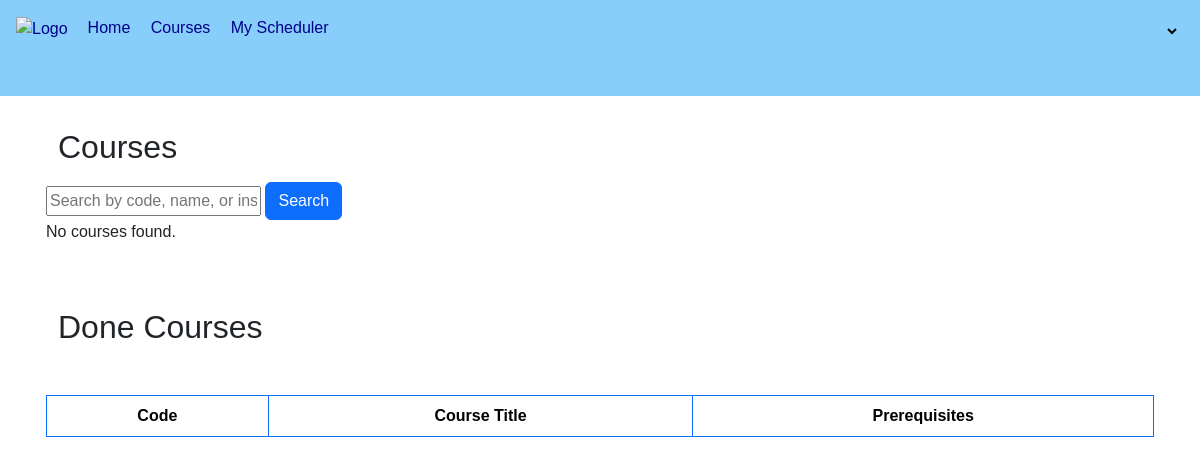
Page /courses/ on the earlier database version.
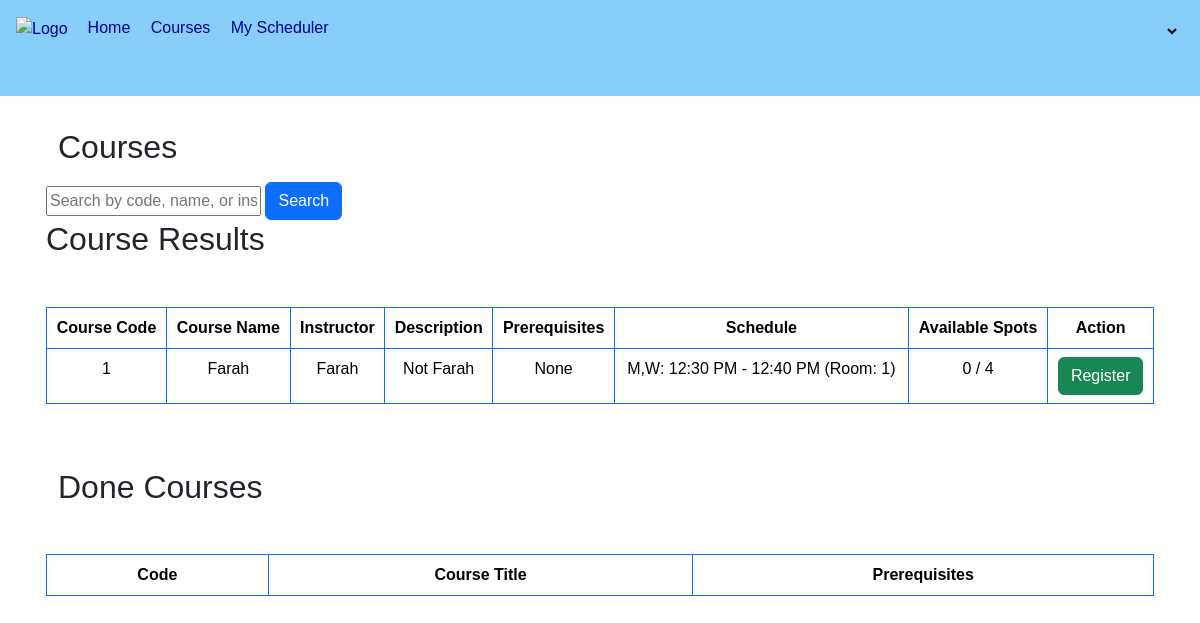
Same page on the later database version.
### courses/models.py (models this page shows, shortened)
class Course(models.Model):
    code = models.CharField(max_length=90, unique=True, primary_key=True)
    name = models.CharField(max_length=100, null=True)
    description = models.TextField(null=True)
    instructor = models.CharField(max_length=100, null=True)
    scheduled = models.ForeignKey(CourseSchedule, on_delete=models.CASCADE, related_name='courses')
    prerequisites = models.ManyToManyField('self', blank=True, symmetrical=False)
    capacity = models.IntegerField(null=True)

class CourseSchedule(models.Model):
    DAY_CHOICES = (
        ('S,T,T', 'Sunday, Tuesday, Thursday'),
        ('M,W', 'Monday, Wednesday')
    )
    days = models.CharField(max_length=50, null=True, choices=DAY_CHOICES)
    start_time = models.TimeField(null=True)
    end_time = models.TimeField(null=True)
    room_no = models.CharField(max_length=10, null=True)

### courses/views.py (the view)
# urls.py: path("",include("courses.urls")),
def courses(request):
    query = request.GET.get('search_query', '')
    courses = Course.objects.filter(
    Q(code__icontains=query) |
    Q(name__icontains=query) |
    Q(instructor__icontains=query)
)
    student = None
    registered_courses = set()
    completed_courses = []
    if 'student_id' in request.session:
        student = Student.objects.get(id=request.session['student_id'])
        registered_courses = set(StudentRegistration.objects.filter(student=student).values_list('course__code', flat=True))
        completed_courses = StudentRegistration.objects.filter(student=student, completed=True)
    course_data = []
    for course in courses:
        prerequisites_met = all(StudentRegistration.objects.filter(student=student, course=prerequisite).exists() for prerequisite in course.prerequisites.all())
        if prerequisites_met:
            registered_students_count = StudentRegistration.objects.filter(course=course).count()
            available_spots = course.capacity - registered_students_count
            course_data.append({
                'course': course,
                'available_spots': available_spots,
                'registered_students_count': registered_students_count,
                'is_registered': course.code in registered_courses,
            })
    context = {
        'student': student,
        'course_data': course_data,
        'query': query,
        'username': request.user.username,
        'completed_courses': completed_courses
    }
    return render(request, "courses/courses.html", context)

### courses/templates/courses/courses.html (shortened to what this page needs)
{% load static %}
<!DOCTYPE html>
<html lang="en">
<head>
    <link rel="stylesheet" href="https://cdn.jsdelivr.net/npm/bootstrap@5.3.3/dist/css/bootstrap.min.css">
    <link rel="stylesheet" href="{% static 'css/index.css' %}">
</head>
<body>
    <header>
        <nav>
            <div class="nav-content Content">
                <div class="ul-content">
                    <div class="mb-3">
                        <a href="{% url 'home' %}">
                            <img src="https://www.marefa.org/w/images/thumb/2/26/شعار_الجامعة.png/800px-شعار_الجامعة.png" width="60px" alt="logo">
                        </a>
                    </div>
                    <ul>
                        <li><a href="{% url 'home' %}" style="color: #00008b; text-decoration: none;">Home</a></li>
                        <li><a href="{% url 'courses' %}" style="color:#00008b;text-decoration: none;">Courses</a></li>
                        <li><a href="{% url 'my_courses' %}" style="color:#00008b;text-decoration: none;">My Scheduler</a></li>
                    </ul>
                </div>
                <div class="logout">
                    <select name="" style="background: none;" id="pageSelect" onchange="location = this.value;">
                        <option>{{ username }}</option>
                        <option value="{% url 'profile' %}">My Account</option>
                    </select>
                </div>
            </div>
        </nav>
    <div class="p-3 container">
        <div class="container">
            <h2 class="my-3 mb-3">Courses</h2>
        </div>
        <form method="get" action="{% url 'courses' %}">
            <input type="text" name="search_query" placeholder="Search by code, name, or instructor" value="{{ query }}">
            <button type="submit" class="btn btn-primary">Search</button>
        </form>
        {% if course_data %}
            <h2>Course Results</h2>
            <table class="table table-bordered mt-5 text-center border-primary text-capitalize">
                <thead>
                    <tr>
                        <th>Course Code</th>
                        <th>Course Name</th>
                        <th>Instructor</th>
                        <th>Description</th>
                        <th>Prerequisites</th>
                        <th>Schedule</th>
                        <th>Available Spots</th>
                        <th>Action</th>
                    </tr>
                </thead>
                <tbody>
                    {% for data in course_data %}
                        <tr>
                            <td>{{ data.course.code }}</td>
                            <td>{{ data.course.name }}</td>
                            <td>{{ data.course.instructor }}</td>
                            <td>{{ data.course.description }}</td>
                            <td>
                                {% if data.course.prerequisites.exists %}
                                    {{ data.course.prerequisites.all|join:", " }}
                                {% else %}
                                    None
                                {% endif %}
                            </td>
                            <td>
                                {% if data.course.scheduled %}
                                    {{ data.course.scheduled.days }}: {{ data.course.scheduled.start_time|date:"g:i A" }} - {{ data.course.scheduled.end_time|date:"g:i A" }} (Room: {{ data.course.scheduled.room_no }})
                                {% else %}
                                    No Schedule
                                {% endif %}
                            </td>
                            <td>{{ data.registered_students_count }} / {{ data.course.capacity }}</td>
                            <td>
                                {% if data.is_registered %}
                                    <form method="post" action="{% url 'delete_course' data.course.code %}">
                                        {% csrf_token %}
                                        <button type="submit" class="btn btn-danger">Unregister</button>
                                    </form>
                                {% else %}
                                    <form method="post" action="{% url 'register_course' data.course.code %}">
                                        <button type="submit" class="btn btn-success">Register</button>
                                    </form>
                                {% endif %}
                            </td>
                        </tr>
                    {% endfor %}
                </tbody>
            </table>
        {% else %}
            <p>No courses found.</p>
        {% endif %}
    </div>
    <div class="p-3 container">
        <div class="container">
            <h2 class="my-3 mb-3">Done Courses</h2>
        </div>
        <table class="table table-bordered mt-5 text-center border-primary text-capitalize">
            <thead>
                <tr>
                    <th scope="col">Code</th>
                    <th scope="col">Course Title</th>
                    <th scope="col">Prerequisites</th>
                </tr>
            </thead>
        </table>
    </div>
</header>
</body>
</html>

### static/css/index.css (style rules this page uses)
body { font-family: Arial, sans-serif; margin: 0; padding: 0; }
a { text-decoration: none; text-transform: capitalize; color:#00008b ; }
button { background-color: lightskyblue; padding: 10px; text-decoration: capitalize; }
header { height: 100vh; }
nav { height: 12vh; background-color: lightskyblue; }
.nav-content { display: flex; align-items: center; justify-content: space-between; }
.ul-content { display: flex; align-items: center; padding: 1rem; color: #fff; }
.logout { margin-right: 20px; }
nav ul { list-style-type: none; margin-left: 20px; padding: 0; }
nav ul li { display: inline; margin-right: 1rem; left: 10%; }
.logout select { border: none; margin-bottom: 10px; padding: 20px; }
.logout select option { padding: 30px; font-size: large; height: 20px; }

Differences in the rows shown:
added Course: course.code "1", course.name "Farah", course.instructor "Farah", course.description "Not Farah", shows "None", course.scheduled.days "M,W", course.scheduled.start_time "12:30 PM", course.scheduled.end_time "12:40 PM", course.scheduled.room_no "1", registered_students_count "0", course.capacity "4"
Other differences:
text no longer shown: "No courses found."
text now shown: "Course Results Course Code Course Name Instructor Description Prerequisites Schedule Available Spots Action"
